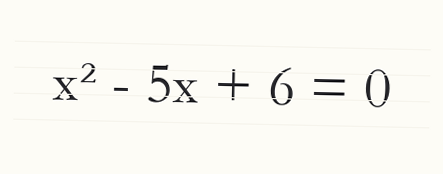
#> input picture fixtures/demo1.png, 443 x 174 px
$ python -i probe_crop_variants.py   (imports and definitions only)
#> lines starting #> are read from the running program, lines starting #| are printed output that depends on the picture; after the words box and inside, x2 and y2 are one past the last pixel; in counts of white or black regions, pixels touching at a corner belong together
### mathagent/config.py
"""配置：项目根目录的 `.env` 是第一优先级。

读取顺序（前者覆盖后者）：
    1. 系统环境变量（便于 CI / 临时覆盖）
    2. 项目根目录 .env
    3. config.json（旧版格式，保留兼容）

设计原则：没有密钥也要能跑（走演示夹具 / 手工输入 LaTeX），
这样别人 clone 下来不会第一步就卡在注册账号上。
"""

from __future__ import annotations

import json
import os
from pathlib import Path

ROOT = Path(__file__).resolve().parent.parent
ENV_FILE = ROOT / ".env"
CONFIG_FILE = ROOT / "config.json"
CACHE_DIR = ROOT / ".cache"

# 阿里云百炼（Qwen 系列）OpenAI 兼容端点
DASHSCOPE_BASE = "https://dashscope.aliyuncs.com/compatible-mode/v1"
DEFAULT_VLM_MODEL = "qwen3-vl-plus"
DEFAULT_LLM_MODEL = "qwen-flash"

# 第二路 VLM：智谱开放平台（GLM-4.6V-Flash 永久免费、国内直连、OpenAI 兼容）。
# 跨源投票要的是"不同厂商"，同厂商换模型名凑不出独立旁证——所以这里默认接别家。
ZHIPU_BASE = "https://open.bigmodel.cn/api/paas/v4"
DEFAULT_VLM2_MODEL = "glm-4.6v-flash"

# SimpleTex 开放平台
SIMPLETEX_HOST = "https://server.simpletex.cn"
SIMPLETEX_TURBO = f"{SIMPLETEX_HOST}/api/latex_ocr_turbo"
SIMPLETEX_STD = f"{SIMPLETEX_HOST}/api/latex_ocr"

# 这两组名字等价，填哪个都认。写两个是为了照顾不同平台的叫法习惯。
_VLM_KEY_ALIASES = ("VLM_API_KEY", "DASHSCOPE_API_KEY")
_LLM_KEY_ALIASES = ("LLM_API_KEY", "DASHSCOPE_API_KEY", "VLM_API_KEY")

_FILE: dict = {}


# ---------------------------------------------------------------- 加载

# [21 lines left out: function _parse_env_manually, not called in this run]


def load_env(override: bool = False) -> bool:
    """把 .env 读进环境变量。override=True 时覆盖已有的（用于界面改完密钥后刷新）。"""
#> further down, picture is the input picture: PIL image 443x174 RGB; mean R, G, B 248.6, 247.6, 241.8
    if not ENV_FILE.exists():
        return False
    try:
        from dotenv import load_dotenv

        load_dotenv(ENV_FILE, override=override, encoding="utf-8")
        return True
    except Exception:
        if override:
            for key in list(os.environ):
                pass
        _parse_env_manually(ENV_FILE)
        return True


def _load_json() -> dict:
    global _FILE
    if not CONFIG_FILE.exists():
        _FILE = {}
        return _FILE
    try:
        _FILE = json.loads(CONFIG_FILE.read_text(encoding="utf-8"))
    except Exception:
        _FILE = {}
    return _FILE


# [4 lines left out: function reload, not called in this run]


load_env()
_load_json()


# ---------------------------------------------------------------- 取值

# [15 lines left out: functions get, _first, not called in this run]


def simpletex_token() -> str:
    return get("SIMPLETEX_TOKEN")


# [11 lines left out: functions simpletex_quality, simpletex_url, not called in this run]


def vlm_key() -> str:
    return _first(*_VLM_KEY_ALIASES)


def vlm_base() -> str:
    return get("VLM_BASE_URL", DASHSCOPE_BASE)


def vlm_model() -> str:
    return get("VLM_MODEL", DEFAULT_VLM_MODEL)


# ---------------------------------------------------------------- 第二路 VLM
# 与 VLM_* 完全并列的一组配置。没有它也能跑，只是退回单源模式。

def vlm2_key() -> str:
    return _first("VLM2_API_KEY", "ZHIPU_API_KEY")


def vlm2_base() -> str:
    return get("VLM2_BASE_URL", ZHIPU_BASE)


def vlm2_model() -> str:
    return get("VLM2_MODEL", DEFAULT_VLM2_MODEL)


def has_vlm2() -> bool:
    return bool(vlm2_key())


def llm_key() -> str:
    return _first(*_LLM_KEY_ALIASES)


def llm_base() -> str:
    return get("LLM_BASE_URL") or vlm_base()


def llm_model() -> str:
    return get("LLM_MODEL", DEFAULT_LLM_MODEL)


# [20 lines left out: functions explain_enabled, solve_timeout, not called in this run]


# 旧名字，pipeline / perceive 里还在用
def dashscope_key() -> str:
    return vlm_key()


def has_simpletex() -> bool:
    return bool(simpletex_token())


def has_vlm() -> bool:
    return bool(vlm_key())


def has_dashscope() -> bool:
    return has_vlm()


def has_llm() -> bool:
    return bool(llm_key())


# ---------------------------------------------------------------- 展示

# [64 lines left out: functions mask, status, describe, not called in this run]


CONFIG_TEMPLATE = """{
  "SIMPLETEX_TOKEN": "在这里填 SimpleTex 用户授权令牌（simpletex.cn 用户中心获取）",
  "DASHSCOPE_API_KEY": "在这里填阿里云百炼 API Key（可选，用于第二通道）"
}
"""


# [23 lines left out: functions ensure_config_template, set_env_value, not called in this run]

### tools/probe_crop_variants.py
"""单行小图的预处理对照：二值化 / 加粗 / 反锐化 / 拉伸，看哪种能让模糊的字形变清楚。

只回答一个问题：这一行读不出来，是"预处理没做到"还是"模型就这样"。
两种都救不回来时就该承认这行认不准，别继续在参数上打转。
"""

from __future__ import annotations

import base64
import io
import sys
from pathlib import Path

import numpy as np
from PIL import Image, ImageFilter

ROOT = Path(__file__).resolve().parents[1]
sys.path.insert(0, str(ROOT))

from mathagent.perceive import build_ensemble  # noqa: E402
from mathagent.lines import split_page  # noqa: E402


def encode(im: Image.Image) -> str:
    buf = io.BytesIO()
    im.convert("RGB").save(buf, format="JPEG", quality=95)
    return base64.b64encode(buf.getvalue()).decode()


def binarize(im: Image.Image, block: int = 31, k: float = 0.10) -> Image.Image:
#> called with block = 31, k = 0.1
    g = np.asarray(im.convert("L"), dtype=np.float32)
    bg = np.asarray(
        Image.fromarray(g.astype(np.uint8)).filter(ImageFilter.GaussianBlur(block)),
        dtype=np.float32,
    )
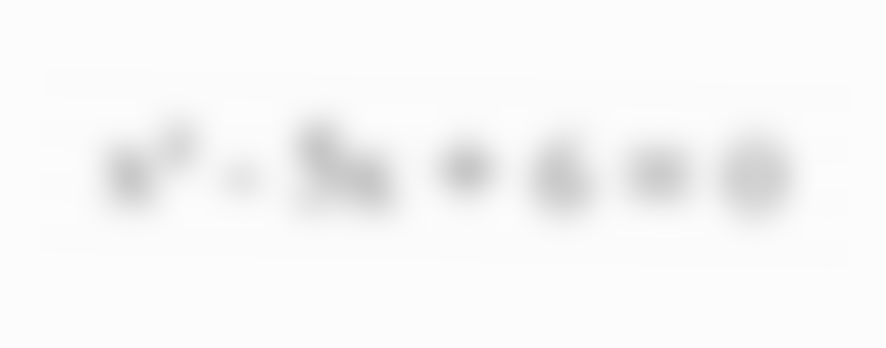
#> bg: shape (696, 1772) float32 (shown at 1/2 size); min 198, max 252, mean 247.4
    ink = (bg - g) > np.maximum(6.0, k * bg)
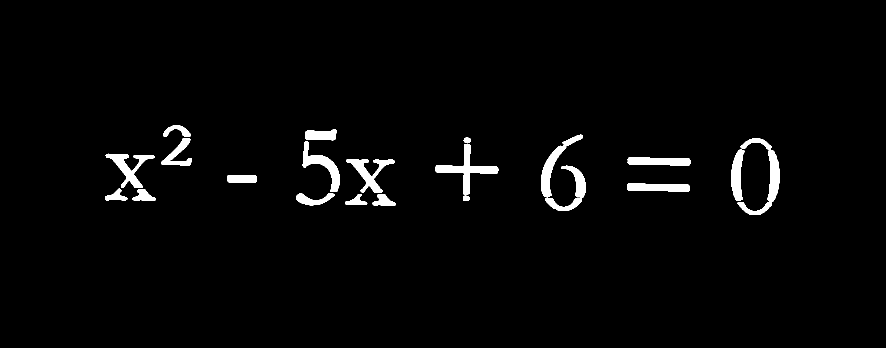
#> ink: shape (696, 1772) bool (shown at 1/2 size); 2.4% white; 21 white regions, largest, box (x1, y1, x2, y2) and area: (1475, 276, 1560, 430) 3066, (871, 287, 997, 389) 2836, (1082, 269, 1166, 393) 2235
    return Image.fromarray(np.where(ink, 0, 255).astype(np.uint8))
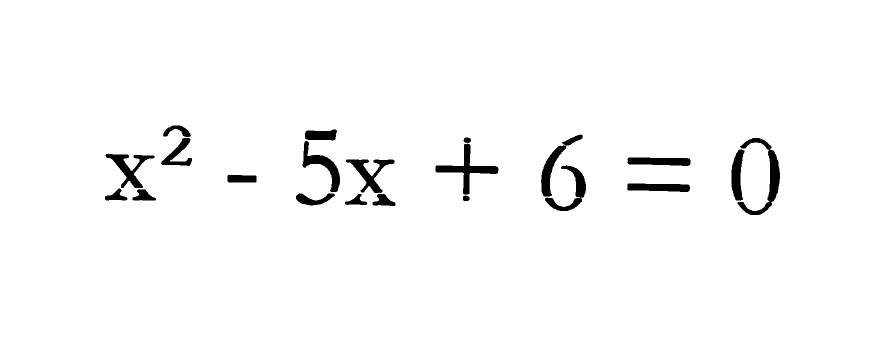
#> returned value: PIL image 1772x696 L (shown at 1/2 size); 97.6% white; 21 black regions, largest, box (x1, y1, x2, y2) and area: (1475, 276, 1560, 430) 3066, (871, 287, 997, 389) 2836, (1082, 269, 1166, 393) 2235


def stretch(im: Image.Image, lo: int = 5, hi: int = 95) -> Image.Image:
#> called with lo = 5, hi = 95
    g = np.asarray(im.convert("L"))
    a, b = np.percentile(g, lo), np.percentile(g, hi)
#> a = 246; b = 252
    out = np.clip((g - a) * 255.0 / max(1e-6, b - a), 0, 255).astype(np.uint8)
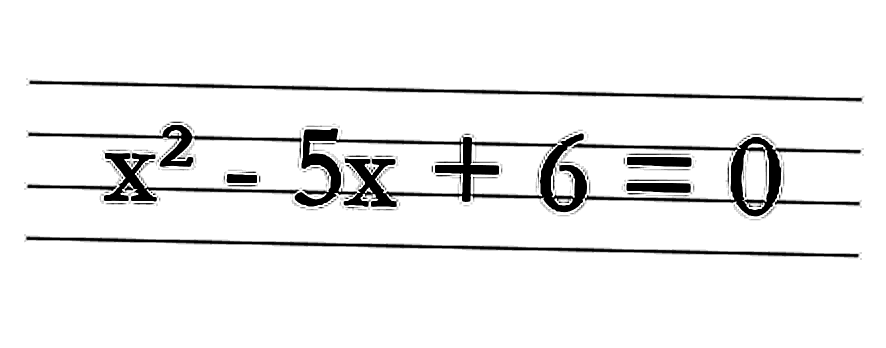
#> out: shape (696, 1772) (shown at 1/2 size); min 0, max 255, mean 237.2
    return Image.fromarray(out)


def variants(im: Image.Image) -> dict[str, Image.Image]:
    x4 = im.resize((im.width * 4, im.height * 4), Image.LANCZOS)
    b = binarize(x4)
    return {
        "4x": x4,
        "4x+拉伸": stretch(x4),
        "4x+二值": b,
        "4x+二值+加粗": b.filter(ImageFilter.MinFilter(3)),
        "4x+反锐化": x4.filter(
            ImageFilter.UnsharpMask(radius=6, percent=180, threshold=2)
        ),
    }


def main() -> None:
    recs = build_ensemble(k=1)
    for spec in sys.argv[1:]:
        pid, idx = spec.split(":")
        sp = split_page(ROOT / "data" / "inbox" / f"{pid}.jpg")
        im = sp.crops[int(idx) - 1].image.convert("RGB")
        print(f"\n=== {pid} 行{idx} {im.size} ===")
        for name, v in variants(im).items():
            b64 = encode(v)
            got = []
            for r in recs:
                try:
                    got.append(f"{r.name}:{r._one(b64, 0.2)!r}")
                except Exception as exc:  # noqa: BLE001
                    got.append(f"{r.name}:ERR {type(exc).__name__}")
            print(f"  {name:<12} {' | '.join(got)}")


# [2 lines not run here, left out]

>>> from PIL import Image
>>> picture = Image.open('../fixtures/demo1.png')
>>> result = variants(picture)
#> result = 5 items

$ run again, on fixtures/demo5.png
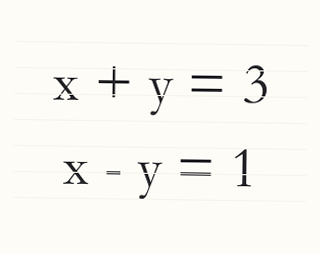
#> input picture fixtures/demo5.png, 320 x 254 px
#> picture is the input picture: PIL image 320x254 RGB; mean R, G, B 248.5, 247.5, 241.8
#> in binarize, `ink = (bg - g) > np.maximum(6.0, k * bg)`:
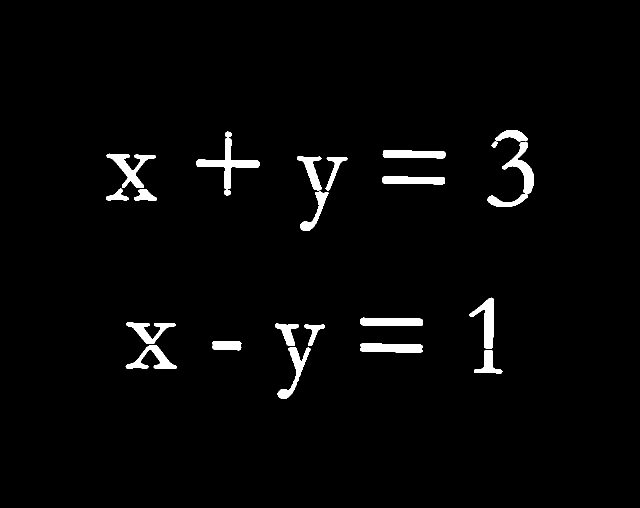
#> ink: shape (1016, 1280) bool (shown at 1/2 size); 2.5% white; 22 white regions, largest, box (x1, y1, x2, y2) and area: (393, 263, 519, 391) 3108, (975, 284, 1068, 414) 3024, (213, 307, 312, 376) 2242
#> a = 246; b = 252
#> in stretch, `out = np.clip((g - a) * 255.0 / max(1e-6, b - a), 0, 255).astype(np.ui..`:
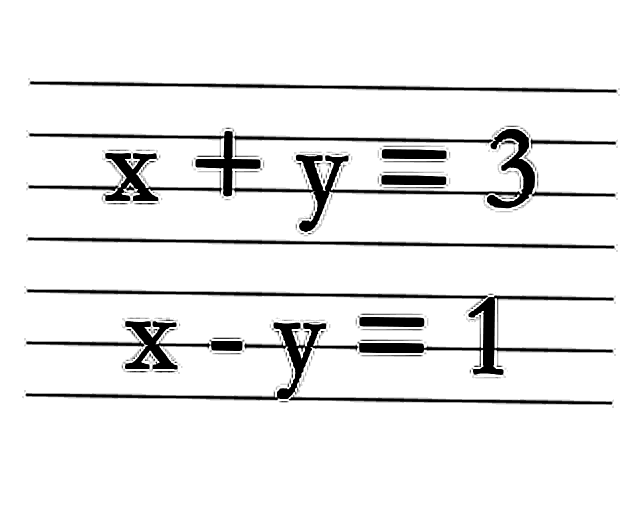
#> out: shape (1016, 1280) (shown at 1/2 size); min 0, max 255, mean 235.4
#> result = 5 items

$ run again, on fixtures/demo6.png
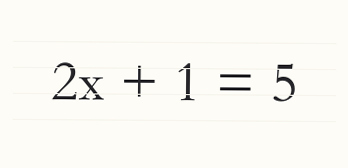
#> input picture fixtures/demo6.png, 348 x 168 px
#> picture is the input picture: PIL image 348x168 RGB; mean R, G, B 248.6, 247.6, 241.8
#> in binarize, `ink = (bg - g) > np.maximum(6.0, k * bg)`:
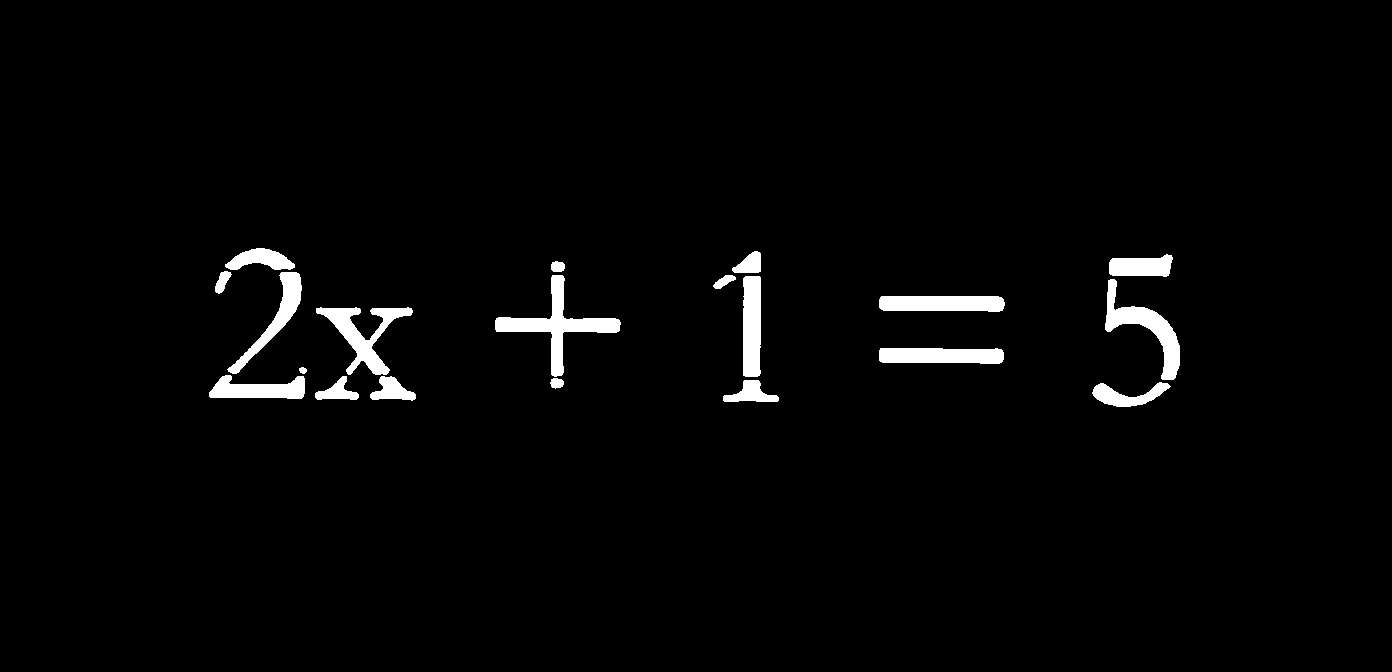
#> ink: shape (672, 1392) bool; 2.3% white; 20 white regions, largest, box (x1, y1, x2, y2) and area: (495, 275, 621, 377) 2823, (316, 307, 413, 375) 2216, (1105, 279, 1180, 380) 2211
#> a = 246; b = 252
#> in stretch, `out = np.clip((g - a) * 255.0 / max(1e-6, b - a), 0, 255).astype(np.ui..`:
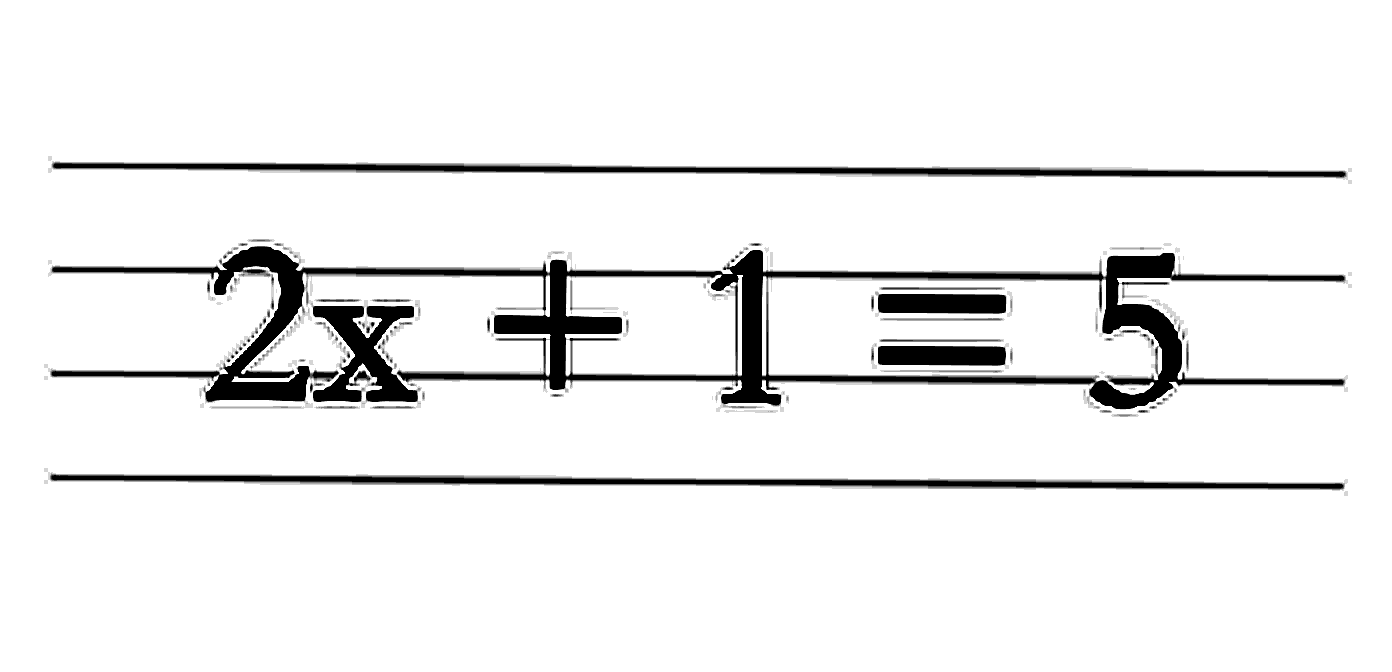
#> out: shape (672, 1392); min 0, max 255, mean 237.5
#> result = 5 items
